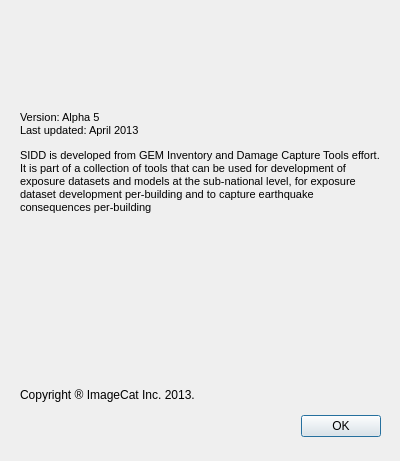
<?xml version="1.0" encoding="UTF-8"?>
<ui version="4.0">
 <class>DialogAbout</class>
 <widget class="QDialog" name="DialogAbout">
  <property name="geometry">
   <rect>
    <x>0</x>
    <y>0</y>
    <width>400</width>
    <height>461</height>
   </rect>
  </property>
  <property name="windowTitle">
   <string>About SIDD</string>
  </property>
  <widget class="QDialogButtonBox" name="buttonBox">
   <property name="geometry">
    <rect>
     <x>300</x>
     <y>410</y>
     <width>81</width>
     <height>32</height>
    </rect>
   </property>
   <property name="orientation">
    <enum>Qt::Horizontal</enum>
   </property>
   <property name="standardButtons">
    <set>QDialogButtonBox::Ok</set>
   </property>
  </widget>
  <widget class="QLabel" name="lb_logo">
   <property name="geometry">
    <rect>
     <x>20</x>
     <y>20</y>
     <width>311</width>
     <height>101</height>
    </rect>
   </property>
   <property name="text">
    <string/>
   </property>
   <property name="pixmap">
    <pixmap resource="resources/SIDDResource.qrc">:/imgs/logo.png</pixmap>
   </property>
  </widget>
  <widget class="QLabel" name="lb_description">
   <property name="geometry">
    <rect>
     <x>20</x>
     <y>111</y>
     <width>360</width>
     <height>151</height>
    </rect>
   </property>
   <property name="text">
    <string>&lt;!DOCTYPE HTML PUBLIC &quot;-//W3C//DTD HTML 4.0//EN&quot; &quot;http://www.w3.org/TR/REC-html40/strict.dtd&quot;&gt;
&lt;html&gt;&lt;head&gt;&lt;meta name=&quot;qrichtext&quot; content=&quot;1&quot; /&gt;&lt;style type=&quot;text/css&quot;&gt;
p, li { white-space: pre-wrap; }
&lt;/style&gt;&lt;/head&gt;&lt;body style=&quot; font-family:'MS Shell Dlg 2'; font-size:8.25pt; font-weight:400; font-style:normal;&quot;&gt;
&lt;p style=&quot; margin-top:12px; margin-bottom:12px; margin-left:0px; margin-right:0px; -qt-block-indent:0; text-indent:0px;&quot;&gt;Version: Alpha 5&lt;br /&gt;Last updated: April 2013 &lt;/p&gt;
&lt;p style=&quot; margin-top:12px; margin-bottom:12px; margin-left:0px; margin-right:0px; -qt-block-indent:0; text-indent:0px;&quot;&gt;SIDD is developed from GEM Inventory and Damage Capture Tools effort. It is part of a collection of tools that can be used for development of exposure datasets and models at the sub-national level, for exposure dataset development per-building and to capture earthquake consequences per-building &lt;/p&gt;&lt;/body&gt;&lt;/html&gt;</string>
   </property>
   <property name="alignment">
    <set>Qt::AlignLeading|Qt::AlignLeft|Qt::AlignTop</set>
   </property>
   <property name="wordWrap">
    <bool>true</bool>
   </property>
  </widget>
  <widget class="QLabel" name="lb_logo_gem">
   <property name="geometry">
    <rect>
     <x>20</x>
     <y>270</y>
     <width>150</width>
     <height>100</height>
    </rect>
   </property>
   <property name="pixmap">
    <pixmap resource="resources/SIDDResource.qrc">:/imgs/gem_logo_250X180.png</pixmap>
   </property>
   <property name="scaledContents">
    <bool>true</bool>
   </property>
  </widget>
  <widget class="QLabel" name="lb_logo_imagecat">
   <property name="geometry">
    <rect>
     <x>200</x>
     <y>280</y>
     <width>151</width>
     <height>51</height>
    </rect>
   </property>
   <property name="pixmap">
    <pixmap resource="resources/SIDDResource.qrc">:/imgs/imagecat_logo.gif</pixmap>
   </property>
   <property name="scaledContents">
    <bool>true</bool>
   </property>
  </widget>
  <widget class="QLabel" name="lb_copyright">
   <property name="geometry">
    <rect>
     <x>20</x>
     <y>380</y>
     <width>361</width>
     <height>31</height>
    </rect>
   </property>
   <property name="text">
    <string>&lt;p&gt;Copyright &amp;reg; ImageCat Inc. 2013.&lt;/p&gt;</string>
   </property>
  </widget>
 </widget>
 <resources>
  <include location="resources/SIDDResource.qrc"/>
 </resources>
 <connections/>
</ui>
